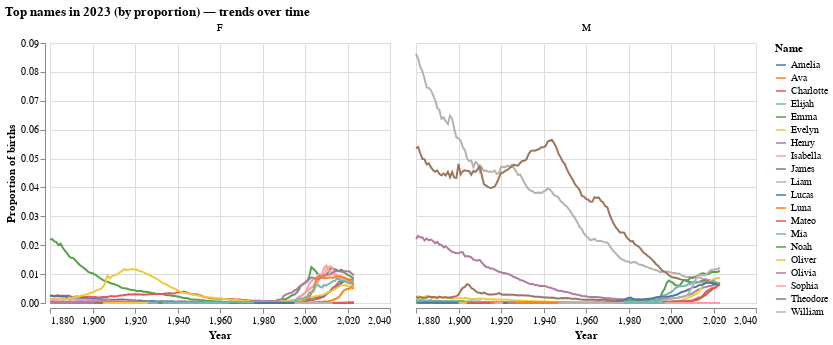

The notebook cell this image was saved under:
### Code cell
chart = (
    alt.Chart(latest_name_trends)
    .mark_line()
    .encode(
        x=alt.X("year:Q", title="Year"),
        y=alt.Y("prop:Q", title="Proportion of births"),
        color=alt.Color("name:N", title="Name"),
        facet=alt.Facet(
            "sex:N",
            title=None,
            columns=2,
            sort=["F", "M"],  # optional: force panel order
        ),
    )
    .properties(
        title=f"Top names in {latest_year} (by proportion) — trends over time",
        width=340,
        height=260,
    )
)


chart

### Figure 1 — Vega-Lite specification as saved in the notebook (floating-point values rounded to 4 significant figures; data arrays with more than 128 entries replaced by an {"elided": "..."} marker saying what was removed)
{"config": {"view": {"continuousWidth": 300, "continuousHeight": 300}}, "data": {"name": "data-fedce41dbdf614107bdb4ba9b2fe1528"}, "mark": {"type": "line"}, "encoding": {"color": {"field": "name", "title": "Name", "type": "nominal"}, "facet": {"columns": 2, "field": "sex", "sort": ["F", "M"], "title": null, "type": "nominal"}, "x": {"field": "year", "title": "Year", "type": "quantitative"}, "y": {"field": "prop", "title": "Proportion of births", "type": "quantitative"}}, "height": 260, "title": "Top names in 2023 (by proportion) — trends over time", "width": 340, "$schema": "https://vega.github.io/schema/vega-lite/v6.1.0.json", "datasets": {"data-fedce41dbdf614107bdb4ba9b2fe1528": {"elided": "4006 records"}}}
